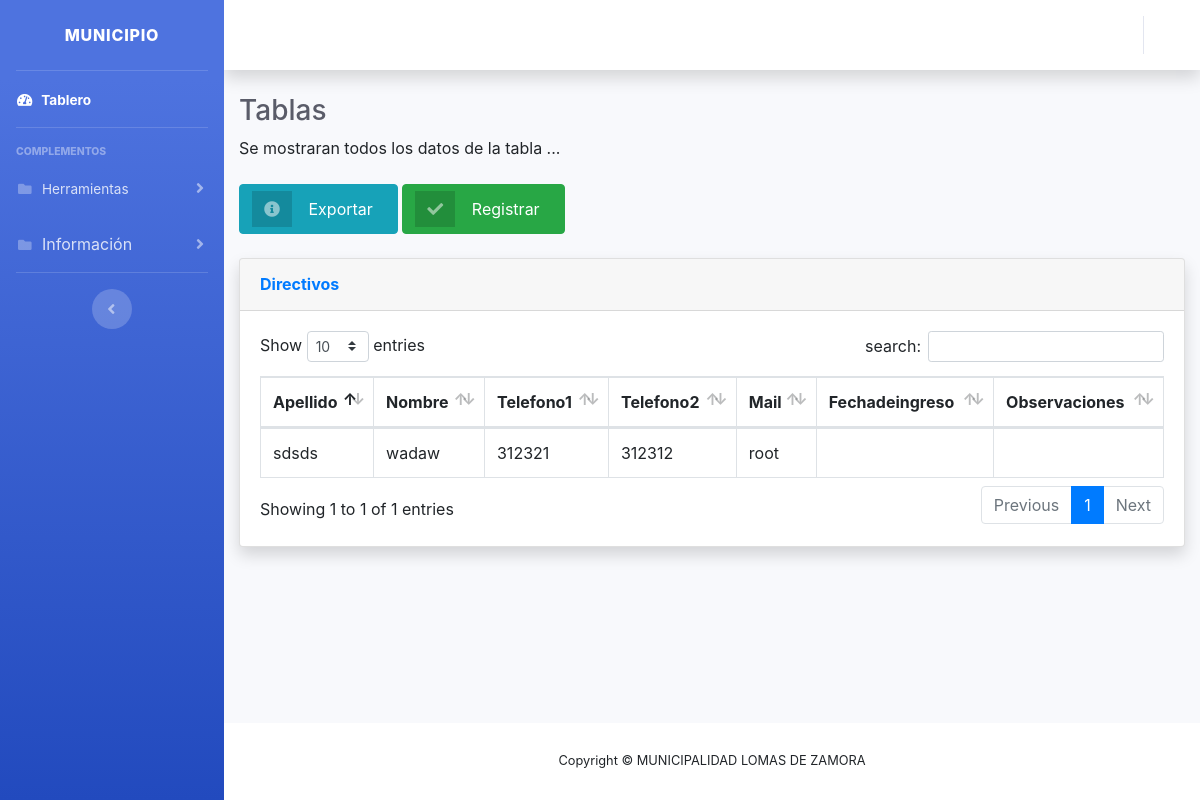
The page /administrador/tabla-directivos.php (signed in) on the database its author committed.
### tables this page shows
CREATE TABLE `director` (
  `iddirector` int(11) NOT NULL,
  `nombredi` varchar(50) NOT NULL,
  `apellido` varchar(50) NOT NULL,
  `celular` int(11) NOT NULL,
  `celular2` int(11) NOT NULL,
  `email` varchar(50) NOT NULL,
  `foto` longblob NOT NULL,
  `fechadesde` varchar(10) NOT NULL,
  `observaciones` varchar(100) NOT NULL
);

### administrador/tabla-directivos.php (the view, shortened to what this page needs)
<!DOCTYPE html>
<html lang="en">
<head>
    <link href="vendor/fontawesome-free/css/all.min.css" rel="stylesheet" type="text/css">
    <link href="css/sb-admin-2.min.css" rel="stylesheet">
    <link href="vendor/datatables/dataTables.bootstrap4.min.css" rel="stylesheet">
  <link rel="stylesheet" href="https://cdnjs.cloudflare.com/ajax/libs/font-awesome/4.7.0/css/font-awesome.min.css">
  <link rel="stylesheet" href="https://stackpath.bootstrapcdn.com/bootstrap/4.3.1/css/bootstrap.min.css">
</head>
<body id="page-top">
  <div id="wrapper">
    <ul class="navbar-nav bg-gradient-primary sidebar sidebar-dark accordion" id="accordionSidebar">
      <a class="sidebar-brand d-flex align-items-center justify-content-center" href="index.php">
        <div class="sidebar-brand-text mx-3">Municipio</div>
      </a>
      <hr class="sidebar-divider my-0">
      <li class="nav-item active">
        <a class="nav-link" href="index.php">
          <i class="fas fa-fw fa-tachometer-alt"></i>
          <span>Tablero</span></a>
      </li>
      <hr class="sidebar-divider">
      <div class="sidebar-heading">
        Complementos
      </div>
      <li class="nav-item">
        <a class="nav-link collapsed" href="#" data-toggle="collapse" data-target="#collapsePages" aria-expanded="true" aria-controls="collapsePages">
          <i class="fas fa-fw fa-folder"></i>
          <span>Herramientas</span>
        </a>
      </li>
      <li class="nav-item">
        <a class="nav-link collapsed" href="#" data-toggle="collapse" data-target="#collapsePages" aria-expanded="true" aria-controls="collapsePages">
          <i class="fas fa-fw fa-folder"></i>
          <span></span>Información
        </a>
      </li>
      <hr class="sidebar-divider d-none d-md-block">
      <div class="text-center d-none d-md-inline">
        <button class="rounded-circle border-0" id="sidebarToggle"></button>
      </div>
    </ul>
    <div id="content-wrapper" class="d-flex flex-column">
      <div id="content">
        <nav class="navbar navbar-expand navbar-light bg-white topbar mb-4 static-top shadow">
          <ul class="navbar-nav ml-auto">
            <li class="nav-item dropdown no-arrow">
              <a class="nav-link dropdown-toggle" href="#" id="userDropdown" role="button" data-toggle="dropdown" aria-haspopup="true" aria-expanded="false">
              </a>
            </li>
          </ul>
        </nav>
        <div class="container-fluid">
          <h1 class="h3 mb-2 text-gray-800">Tablas</h1>
          <p class="mb-4">Se mostraran todos los datos de la tabla ... </p>
          <a href="excel-director.php" class="btn btn-info btn-icon-split">
                              <span class="icon text-white-50">
                                <i class="fas fa-info-circle"></i>
                              </span>
                              <span class="text">Exportar</span>
                            </a>
          <a href="#" class="btn btn-success btn-icon-split">
                              <span class="icon text-white-50">
                                <i class="fas fa-check"></i>
                              </span>
                              <span class="text">Registrar</span>
                            </a>
          <br>
          <br>
          <div class="card shadow mb-4">
            <div class="card-header py-3">
              <h6 class="m-0 font-weight-bold text-primary">Directivos</h6>
            </div>
            <div class="card-body">
              <div class="table-responsive">
                <table class="table table-bordered" id="dataTable" width="100%" cellspacing="0">
                  <thead>
                    <tr>
                      <th>Apellido</th>
                      <th>Nombre</th>
                      <th>Telefono1</th>
                      <th>Telefono2</th>
                      <th>Mail</th>
                      <th>Fechadeingreso</th>
                      <th>Observaciones</th>
                    </tr>
                  </thead>
                  <?php
                          $servername = "localhost";
                          $username = "root";
                          $password = "";
                          $dbname = "municipio";
                          $conn = new mysqli($servername,$username,$password,$dbname);
                          $sql = "SELECT * FROM director";
                          $result = $conn->query($sql);
                          if ($result->num_rows > 0) {
                              while($row = $result->fetch_assoc()) {
                                  echo "<tr><td>".$row["apellido"]."</td>"."<td>".$row["nombredi"]."</td>"."<td>".$row["celular"]."</td>"."<td>".$row["celular2"]."</td>"."<td>".$row["email"]."</td>"."<td>".$row["fechadesde"]."</td>"."<td>".$row["observaciones"]."</td></tr>";
                              }
                          }
                  ?>
                </table>
              </div>
            </div>
          </div>
        </div>
      </div>
      <footer class="sticky-footer bg-white">
        <div class="container my-auto">
          <div class="copyright text-center my-auto">
            <span>Copyright &copy; MUNICIPALIDAD LOMAS DE ZAMORA</span>
          </div>
        </div>
      </footer>
    </div>
  </div>
</body>
</html>

### rows shown on the page
director: apellido "sdsds", nombredi "wadaw", celular "312321", celular2 "312312", email "root"
